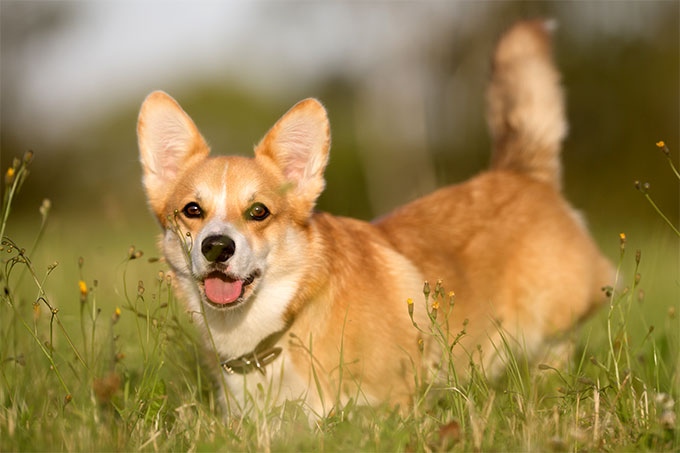
#> input picture pythonReview/corgi.jpg, 680 x 453 px
$ python instagram.py   (Python 2 division)
#> lines starting #> are read from the running program, lines starting #| are printed output that depends on the picture
from PIL import Image

corgo = Image.open("corgi.jpg")
#> corgo is the input picture: PIL image 680x453 RGB; mean R, G, B 156.6, 131.7, 77.9
print corgo.getdata()[200]
#| (224, 225, 227)

def getRed(pixel):
    return pixel[0]

def getGreen(pixel):
    return pixel[1]

def getBlue(pixel):
    return pixel[2]

def getAverage(pixel):
    pixelColor = pixel[0] + pixel[1] + pixel[2]
    return (pixelColor/3,pixelColor/3,pixelColor/3)

# [9 lines of commented-out code are left out]

def purple(image):
    new_pixels = []
    for pixel in image.getdata():
        new_pixel = (getGreen(pixel),getBlue(pixel),getRed(pixel))
        new_pixels.append(new_pixel)
    return new_pixels

def gray(image):
    new_pixels = []
    for pixel in corgo.getdata():
        new_pixel = (getAverage(pixel),getAverage(pixel),getAverage(pixel))
        new_pixels.append(new_pixel)
    return new_pixels

def cyan(image):
    new_pixels = []
    for pixel in image.getdata():
        new_pixel = (getBlue(pixel),getRed(pixel),getGreen(pixel))
        new_pixels.append(new_pixel)
    return new_pixels

def pink(image):
    new_pixels = []
    for pixel in image.getdata():
        new_pixel = (getRed(pixel),getBlue(pixel),getGreen(pixel))
        new_pixels.append(new_pixel)
    return new_pixels
# [25 lines of commented-out code are left out]
new_pixels = []
size = corgo.height * corgo.width
#> size = 308040
colnum = 0
old_pixels = corgo.getdata()
for i in range(size):
    old_pixel = old_pixels[i]
    if (colnum > (corgo.width/3)*2):
        new_pixel = (getGreen(old_pixel),getBlue(old_pixel),getRed(old_pixel))
    elif (colnum > corgo.width/3):
        new_pixel = getAverage(old_pixel)
    else:
        new_pixel = old_pixel
    new_pixels.append(new_pixel)
    colnum += 1
    if (colnum == corgo.width):
        colnum = 0
#> this loop made 308040 passes
#> new_pixel on passes 1 to 12: (148, 141, 131), (141, 134, 124), (141, 134, 124), (144, 137, 127), (142, 135, 125), (142, 135, 125), (144, 137, 127), (143, 136, 126), (142, 136, 124), (142, 136, 124), (142, 136, 124), (141, 135, 123)
#> after the loop, colnum = 0; new_pixels = 308040 items
print new_pixels[200]
#| (224, 225, 227)

new_image = Image.new("RGB", corgo.size)
#> new_image: PIL image 680x453 RGB; every value is 0
new_image.putdata(new_pixels)
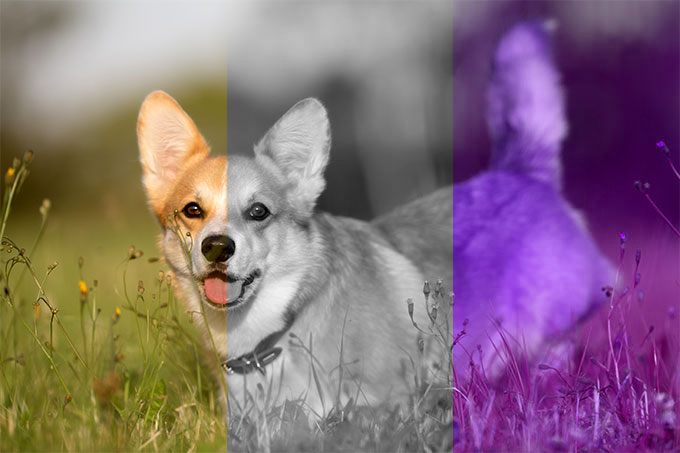
#> new_image: PIL image 680x453 RGB; mean R, G, B 134.4, 109.3, 122.1
new_image.show()

new_image = Image.new("RGB", (corgo.width,corgo.height*2))
#> new_image: PIL image 680x906 RGB; every value is 0
#new_image = Image.new("RGB", corgo.size)
new_image.putdata(pink(corgo))
#> the loop in pink, `for pixel in image.getdata():` made 308040 passes
#> (pixel, new_pixel) on passes 1 to 3: ((148, 141, 131), (148, 131, 141)), ((141, 134, 124), (141, 124, 134)), ((141, 134, 124), (141, 124, 134))
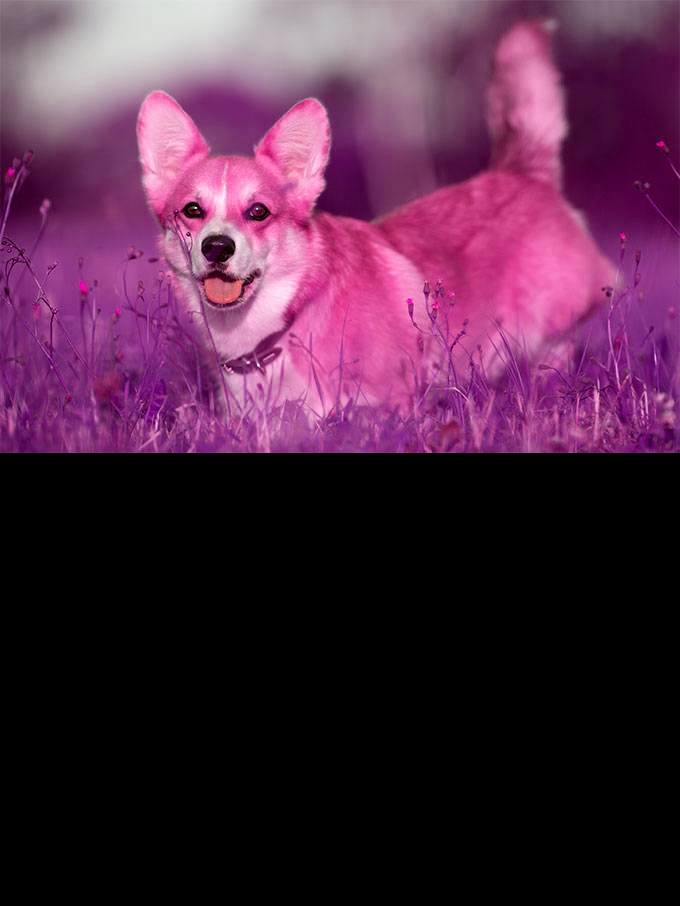
#> new_image: PIL image 680x906 RGB; mean R, G, B 78.3, 39, 65.8
offset = (0, corgo.height)
#> offset = (0, 453)
new_image.paste(corgo, offset)
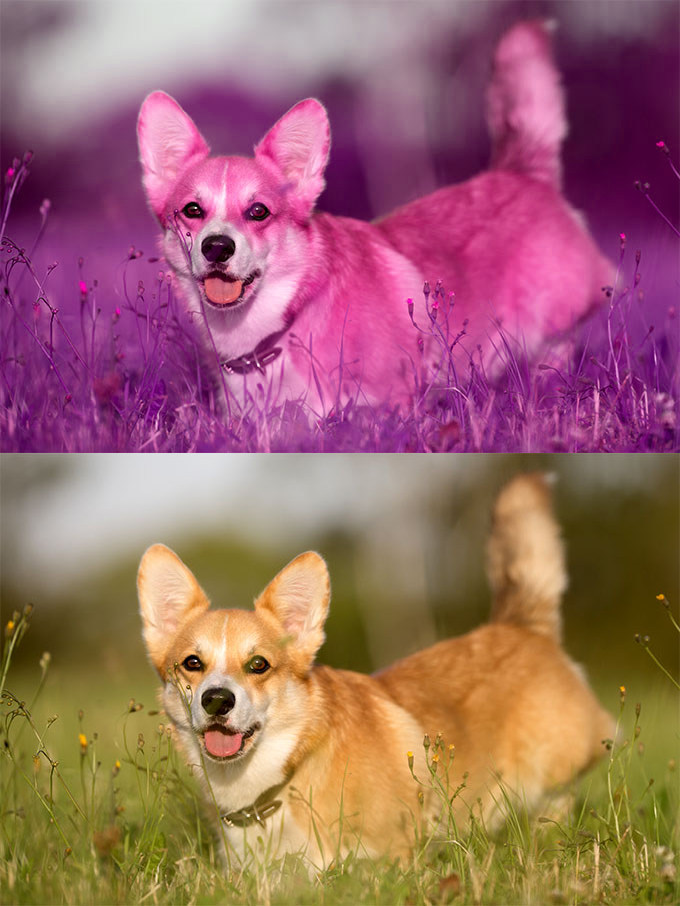
#> new_image: PIL image 680x906 RGB; mean R, G, B 156.6, 104.8, 104.8
new_image.show()

$ run again, with pythonReview/golden2.jpg copied over pythonReview/corgi.jpg
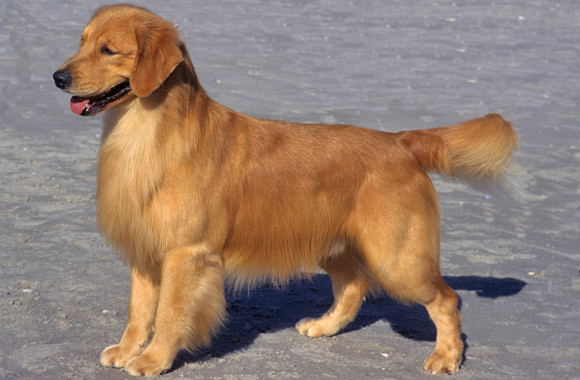
#> input picture pythonReview/golden2.jpg, 580 x 380 px
#> corgo is the input picture: PIL image 580x380 RGB; mean R, G, B 148.4, 127.4, 113.7
#| (148, 149, 154)
#> the loop `for i in range(size):` made 220400 passes
#> new_pixel on passes 1 to 8: (151, 155, 166), (153, 155, 167), (147, 149, 161), (141, 143, 155), (140, 142, 154), (140, 140, 152), (138, 138, 150), (140, 140, 152)
#> after the loop `for i in range(size):`: colnum = 0; new_pixels = 220400 items
#| (150, 150, 150)
#> `new_image.putdata(new_pixels)`:
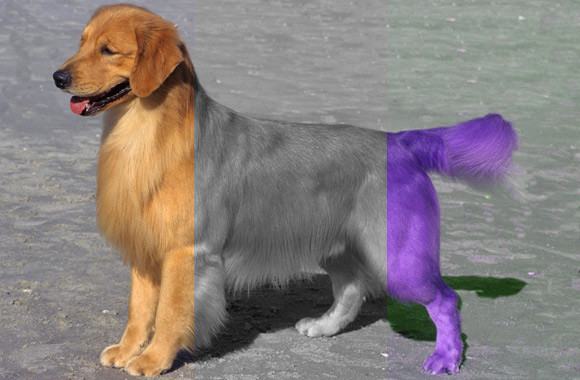
#> new_image: PIL image 580x380 RGB; mean R, G, B 136.4, 127.2, 125.7
#> the loop in pink, `for pixel in image.getdata():` made 220400 passes
#> (pixel, new_pixel) on passes 1 to 3: ((151, 155, 166), (151, 166, 155)), ((153, 155, 167), (153, 167, 155)), ((147, 149, 161), (147, 161, 149))
#> `new_image.paste(corgo, offset)`:
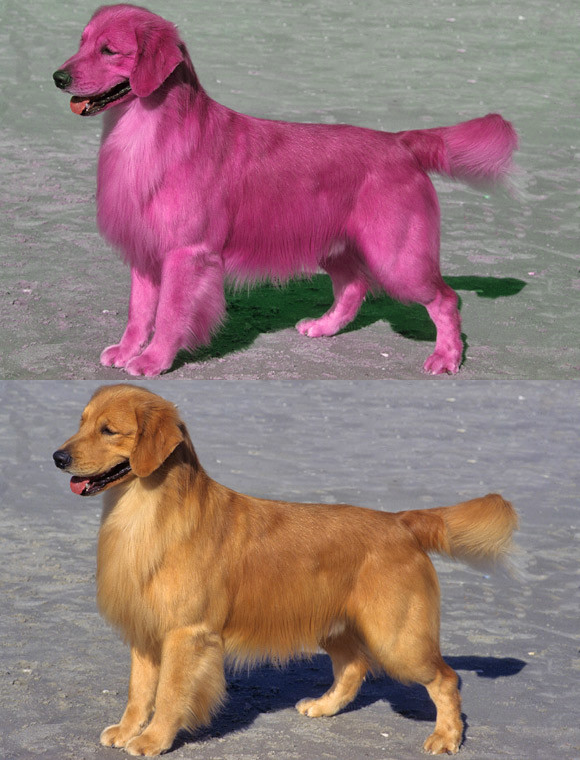
#> new_image: PIL image 580x760 RGB; mean R, G, B 148.4, 120.6, 120.6
